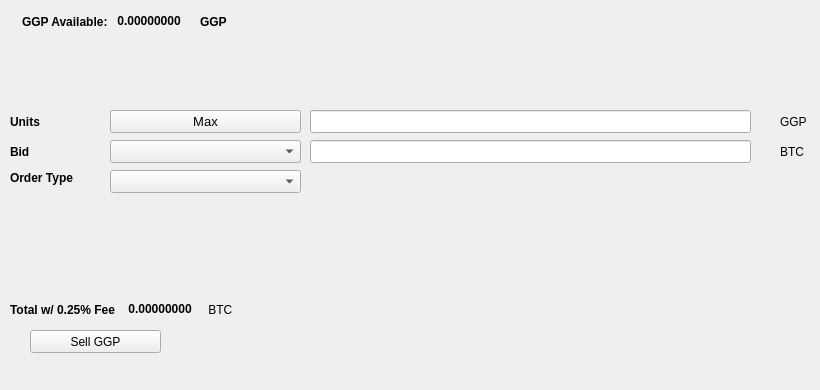
   <widget class="QWidget" name="SellTab">
    <attribute name="title">
     <string>Sell</string>
    </attribute>
    <widget class="QLabel" name="label_16">
     <property name="geometry">
      <rect>
       <x>780</x>
       <y>140</y>
       <width>31</width>
       <height>23</height>
      </rect>
     </property>
     <property name="text">
      <string>BTC</string>
     </property>
    </widget>
    <widget class="QComboBox" name="SellBidcomboBox">
     <property name="geometry">
      <rect>
       <x>110</x>
       <y>140</y>
       <width>191</width>
       <height>23</height>
      </rect>
     </property>
     <property name="font">
      <font>
       <pointsize>10</pointsize>
      </font>
     </property>
    </widget>
    <widget class="QLabel" name="label_18">
     <property name="geometry">
      <rect>
       <x>10</x>
       <y>110</y>
       <width>46</width>
       <height>23</height>
      </rect>
     </property>
     <property name="font">
      <font>
       <weight>75</weight>
       <bold>true</bold>
      </font>
     </property>
     <property name="text">
      <string>Units</string>
     </property>
    </widget>
    <widget class="QPushButton" name="Sell_Max_Amount">
     <property name="geometry">
      <rect>
       <x>110</x>
       <y>110</y>
       <width>191</width>
       <height>23</height>
      </rect>
     </property>
     <property name="font">
      <font>
       <pointsize>10</pointsize>
      </font>
     </property>
     <property name="text">
      <string>Max</string>
     </property>
    </widget>
    <widget class="QLabel" name="label_20">
     <property name="geometry">
      <rect>
       <x>10</x>
       <y>170</y>
       <width>91</width>
       <height>16</height>
      </rect>
     </property>
     <property name="font">
      <font>
       <weight>75</weight>
       <bold>true</bold>
      </font>
     </property>
     <property name="text">
      <string>Order Type</string>
     </property>
    </widget>
    <widget class="QComboBox" name="SellOrdertypeCombo">
     <property name="geometry">
      <rect>
       <x>110</x>
       <y>170</y>
       <width>191</width>
       <height>23</height>
      </rect>
     </property>
     <property name="font">
      <font>
       <pointsize>10</pointsize>
      </font>
     </property>
    </widget>
    <widget class="QLabel" name="label_21">
     <property name="geometry">
      <rect>
       <x>10</x>
       <y>140</y>
       <width>46</width>
       <height>23</height>
      </rect>
     </property>
     <property name="font">
      <font>
       <weight>75</weight>
       <bold>true</bold>
      </font>
     </property>
     <property name="text">
      <string>Bid</string>
     </property>
    </widget>
    <widget class="QLabel" name="label_22">
     <property name="geometry">
      <rect>
       <x>780</x>
       <y>110</y>
       <width>31</width>
       <height>23</height>
      </rect>
     </property>
     <property name="text">
      <string>GGP</string>
     </property>
    </widget>
    <widget class="QLineEdit" name="UnitsInputGGP">
     <property name="geometry">
      <rect>
       <x>310</x>
       <y>110</y>
       <width>441</width>
       <height>23</height>
      </rect>
     </property>
     <property name="font">
      <font>
       <pointsize>9</pointsize>
       <weight>75</weight>
       <bold>true</bold>
      </font>
     </property>
    </widget>
    <widget class="QLineEdit" name="SellBidPriceEdit">
     <property name="geometry">
      <rect>
       <x>310</x>
       <y>140</y>
       <width>441</width>
       <height>23</height>
      </rect>
     </property>
     <property name="font">
      <font>
       <pointsize>9</pointsize>
       <weight>75</weight>
       <bold>true</bold>
      </font>
     </property>
    </widget>
    <widget class="QPushButton" name="SellGGPBTN">
     <property name="geometry">
      <rect>
       <x>30</x>
       <y>330</y>
       <width>131</width>
       <height>23</height>
      </rect>
     </property>
     <property name="text">
      <string>Sell GGP</string>
     </property>
     <property name="icon">
      <iconset resource="../ggp">
       <normaloff>:/icons/bitcoin</normaloff>:/icons/bitcoin</iconset>
     </property>
    </widget>
    <widget class="QWidget" name="layoutWidget3">
     <property name="geometry">
      <rect>
       <x>22</x>
       <y>12</y>
       <width>258</width>
       <height>19</height>
      </rect>
     </property>
     <layout class="QHBoxLayout" name="horizontalLayout">
      <item>
       <widget class="QLabel" name="label232_2">
        <property name="font">
         <font>
          <weight>75</weight>
          <bold>true</bold>
         </font>
        </property>
        <property name="text">
         <string>GGP Available:</string>
        </property>
       </widget>
      </item>
      <item>
       <widget class="QLabel" name="GGPAvailableLabel">
        <property name="palette">
         <palette>
          <active>
           <colorrole role="WindowText">
            <brush brushstyle="SolidPattern">
             <color alpha="255">
              <red>0</red>
              <green>0</green>
              <blue>0</blue>
             </color>
            </brush>
           </colorrole>
           <colorrole role="Button">
            <brush brushstyle="SolidPattern">
             <color alpha="255">
              <red>0</red>
              <green>170</green>
              <blue>0</blue>
             </color>
            </brush>
           </colorrole>
           <colorrole role="Light">
            <brush brushstyle="SolidPattern">
             <color alpha="255">
              <red>0</red>
              <green>255</green>
              <blue>0</blue>
             </color>
            </brush>
           </colorrole>
           <colorrole role="Midlight">
            <brush brushstyle="SolidPattern">
             <color alpha="255">
              <red>0</red>
              <green>212</green>
              <blue>0</blue>
             </color>
            </brush>
           </colorrole>
           <colorrole role="Dark">
            <brush brushstyle="SolidPattern">
             <color alpha="255">
              <red>0</red>
              <green>85</green>
              <blue>0</blue>
             </color>
            </brush>
           </colorrole>
           <colorrole role="Mid">
            <brush brushstyle="SolidPattern">
             <color alpha="255">
              <red>0</red>
              <green>113</green>
              <blue>0</blue>
             </color>
            </brush>
           </colorrole>
           <colorrole role="Text">
            <brush brushstyle="SolidPattern">
             <color alpha="255">
              <red>0</red>
              <green>170</green>
              <blue>0</blue>
             </color>
            </brush>
           </colorrole>
           <colorrole role="BrightText">
            <brush brushstyle="SolidPattern">
             <color alpha="255">
              <red>255</red>
              <green>255</green>
              <blue>255</blue>
             </color>
            </brush>
           </colorrole>
           <colorrole role="ButtonText">
            <brush brushstyle="SolidPattern">
             <color alpha="255">
              <red>0</red>
              <green>0</green>
              <blue>0</blue>
             </color>
            </brush>
           </colorrole>
           <colorrole role="Base">
            <brush brushstyle="SolidPattern">
             <color alpha="255">
              <red>255</red>
              <green>255</green>
              <blue>255</blue>
             </color>
            </brush>
           </colorrole>
           <colorrole role="Window">
            <brush brushstyle="SolidPattern">
             <color alpha="255">
              <red>0</red>
              <green>170</green>
              <blue>0</blue>
             </color>
            </brush>
           </colorrole>
           <colorrole role="Shadow">
            <brush brushstyle="SolidPattern">
             <color alpha="255">
              <red>0</red>
              <green>0</green>
              <blue>0</blue>
             </color>
            </brush>
           </colorrole>
           <colorrole role="AlternateBase">
            <brush brushstyle="SolidPattern">
             <color alpha="255">
              <red>127</red>
              <green>212</green>
              <blue>127</blue>
             </color>
            </brush>
           </colorrole>
           <colorrole role="ToolTipBase">
            <brush brushstyle="SolidPattern">
             <color alpha="255">
              <red>255</red>
              <green>255</green>
              <blue>220</blue>
             </color>
            </brush>
           </colorrole>
           <colorrole role="ToolTipText">
            <brush brushstyle="SolidPattern">
             <color alpha="255">
              <red>0</red>
              <green>0</green>
              <blue>0</blue>
             </color>
            </brush>
           </colorrole>
          </active>
          <inactive>
           <colorrole role="WindowText">
            <brush brushstyle="SolidPattern">
             <color alpha="255">
              <red>0</red>
              <green>0</green>
              <blue>0</blue>
             </color>
            </brush>
           </colorrole>
           <colorrole role="Button">
            <brush brushstyle="SolidPattern">
             <color alpha="255">
              <red>0</red>
              <green>170</green>
              <blue>0</blue>
             </color>
            </brush>
           </colorrole>
           <colorrole role="Light">
            <brush brushstyle="SolidPattern">
             <color alpha="255">
              <red>0</red>
              <green>255</green>
              <blue>0</blue>
             </color>
            </brush>
           </colorrole>
           <colorrole role="Midlight">
            <brush brushstyle="SolidPattern">
             <color alpha="255">
              <red>0</red>
              <green>212</green>
              <blue>0</blue>
             </color>
            </brush>
           </colorrole>
           <colorrole role="Dark">
            <brush brushstyle="SolidPattern">
             <color alpha="255">
              <red>0</red>
              <green>85</green>
              <blue>0</blue>
             </color>
            </brush>
           </colorrole>
           <colorrole role="Mid">
            <brush brushstyle="SolidPattern">
             <color alpha="255">
              <red>0</red>
              <green>113</green>
              <blue>0</blue>
             </color>
            </brush>
           </colorrole>
           <colorrole role="Text">
            <brush brushstyle="SolidPattern">
             <color alpha="255">
              <red>0</red>
              <green>170</green>
              <blue>0</blue>
             </color>
            </brush>
           </colorrole>
           <colorrole role="BrightText">
            <brush brushstyle="SolidPattern">
             <color alpha="255">
              <red>255</red>
              <green>255</green>
              <blue>255</blue>
             </color>
            </brush>
           </colorrole>
           <colorrole role="ButtonText">
            <brush brushstyle="SolidPattern">
             <color alpha="255">
              <red>0</red>
              <green>0</green>
              <blue>0</blue>
             </color>
            </brush>
           </colorrole>
           <colorrole role="Base">
            <brush brushstyle="SolidPattern">
             <color alpha="255">
              <red>255</red>
              <green>255</green>
              <blue>255</blue>
             </color>
            </brush>
           </colorrole>
           <colorrole role="Window">
            <brush brushstyle="SolidPattern">
             <color alpha="255">
              <red>0</red>
              <green>170</green>
              <blue>0</blue>
             </color>
            </brush>
           </colorrole>
           <colorrole role="Shadow">
            <brush brushstyle="SolidPattern">
             <color alpha="255">
              <red>0</red>
              <green>0</green>
              <blue>0</blue>
             </color>
            </brush>
           </colorrole>
           <colorrole role="AlternateBase">
            <brush brushstyle="SolidPattern">
             <color alpha="255">
              <red>127</red>
              <green>212</green>
              <blue>127</blue>
             </color>
            </brush>
           </colorrole>
           <colorrole role="ToolTipBase">
            <brush brushstyle="SolidPattern">
             <color alpha="255">
              <red>255</red>
              <green>255</green>
              <blue>220</blue>
             </color>
            </brush>
           </colorrole>
           <colorrole role="ToolTipText">
            <brush brushstyle="SolidPattern">
             <color alpha="255">
              <red>0</red>
              <green>0</green>
              <blue>0</blue>
             </color>
            </brush>
           </colorrole>
          </inactive>
          <disabled>
           <colorrole role="WindowText">
            <brush brushstyle="SolidPattern">
             <color alpha="255">
              <red>0</red>
              <green>85</green>
              <blue>0</blue>
             </color>
            </brush>
           </colorrole>
           <colorrole role="Button">
            <brush brushstyle="SolidPattern">
             <color alpha="255">
              <red>0</red>
              <green>170</green>
              <blue>0</blue>
             </color>
            </brush>
           </colorrole>
           <colorrole role="Light">
            <brush brushstyle="SolidPattern">
             <color alpha="255">
              <red>0</red>
              <green>255</green>
              <blue>0</blue>
             </color>
            </brush>
           </colorrole>
           <colorrole role="Midlight">
            <brush brushstyle="SolidPattern">
             <color alpha="255">
              <red>0</red>
              <green>212</green>
              <blue>0</blue>
             </color>
            </brush>
           </colorrole>
           <colorrole role="Dark">
            <brush brushstyle="SolidPattern">
             <color alpha="255">
              <red>0</red>
              <green>85</green>
              <blue>0</blue>
             </color>
            </brush>
           </colorrole>
           <colorrole role="Mid">
            <brush brushstyle="SolidPattern">
             <color alpha="255">
              <red>0</red>
              <green>113</green>
              <blue>0</blue>
             </color>
            </brush>
           </colorrole>
           <colorrole role="Text">
            <brush brushstyle="SolidPattern">
             <color alpha="255">
              <red>0</red>
              <green>85</green>
              <blue>0</blue>
             </color>
            </brush>
           </colorrole>
           <colorrole role="BrightText">
            <brush brushstyle="SolidPattern">
             <color alpha="255">
              <red>255</red>
              <green>255</green>
              <blue>255</blue>
             </color>
            </brush>
           </colorrole>
           <colorrole role="ButtonText">
            <brush brushstyle="SolidPattern">
             <color alpha="255">
              <red>0</red>
              <green>85</green>
              <blue>0</blue>
             </color>
            </brush>
           </colorrole>
           <colorrole role="Base">
            <brush brushstyle="SolidPattern">
             <color alpha="255">
              <red>0</red>
              <green>170</green>
              <blue>0</blue>
             </color>
            </brush>
           </colorrole>
           <colorrole role="Window">
            <brush brushstyle="SolidPattern">
             <color alpha="255">
              <red>0</red>
              <green>170</green>
              <blue>0</blue>
             </color>
            </brush>
           </colorrole>
           <colorrole role="Shadow">
            <brush brushstyle="SolidPattern">
             <color alpha="255">
              <red>0</red>
              <green>0</green>
              <blue>0</blue>
             </color>
            </brush>
           </colorrole>
           <colorrole role="AlternateBase">
            <brush brushstyle="SolidPattern">
             <color alpha="255">
              <red>0</red>
              <green>170</green>
              <blue>0</blue>
             </color>
            </brush>
           </colorrole>
           <colorrole role="ToolTipBase">
            <brush brushstyle="SolidPattern">
             <color alpha="255">
              <red>255</red>
              <green>255</green>
              <blue>220</blue>
             </color>
            </brush>
           </colorrole>
           <colorrole role="ToolTipText">
            <brush brushstyle="SolidPattern">
             <color alpha="255">
              <red>0</red>
              <green>0</green>
              <blue>0</blue>
             </color>
            </brush>
           </colorrole>
          </disabled>
         </palette>
        </property>
        <property name="font">
         <font>
          <weight>75</weight>
          <bold>true</bold>
         </font>
        </property>
        <property name="text">
         <string> 0.00000000 </string>
        </property>
        <property name="textInteractionFlags">
         <set>Qt::LinksAccessibleByMouse|Qt::TextSelectableByKeyboard|Qt::TextSelectableByMouse</set>
        </property>
       </widget>
      </item>
      <item>
       <widget class="QLabel" name="labelGGP">
        <property name="font">
         <font>
          <weight>75</weight>
          <bold>true</bold>
         </font>
        </property>
        <property name="text">
         <string>GGP</string>
        </property>
       </widget>
      </item>
     </layout>
    </widget>
    <widget class="QWidget" name="layoutWidget">
     <property name="geometry">
      <rect>
       <x>10</x>
       <y>300</y>
       <width>268</width>
       <height>19</height>
      </rect>
     </property>
     <layout class="QHBoxLayout" name="horizontalLayout_2">
      <item>
       <widget class="QLabel" name="label_19">
        <property name="font">
         <font>
          <weight>75</weight>
          <bold>true</bold>
         </font>
        </property>
        <property name="text">
         <string>Total w/ 0.25% Fee </string>
        </property>
       </widget>
      </item>
      <item>
       <widget class="QLabel" name="SellCostLabel">
        <property name="palette">
         <palette>
          <active>
           <colorrole role="WindowText">
            <brush brushstyle="SolidPattern">
             <color alpha="255">
              <red>0</red>
              <green>0</green>
              <blue>0</blue>
             </color>
            </brush>
           </colorrole>
           <colorrole role="Button">
            <brush brushstyle="SolidPattern">
             <color alpha="255">
              <red>0</red>
              <green>170</green>
              <blue>0</blue>
             </color>
            </brush>
           </colorrole>
           <colorrole role="Light">
            <brush brushstyle="SolidPattern">
             <color alpha="255">
              <red>0</red>
              <green>255</green>
              <blue>0</blue>
             </color>
            </brush>
           </colorrole>
           <colorrole role="Midlight">
            <brush brushstyle="SolidPattern">
             <color alpha="255">
              <red>0</red>
              <green>212</green>
              <blue>0</blue>
             </color>
            </brush>
           </colorrole>
           <colorrole role="Dark">
            <brush brushstyle="SolidPattern">
             <color alpha="255">
              <red>0</red>
              <green>85</green>
              <blue>0</blue>
             </color>
            </brush>
           </colorrole>
           <colorrole role="Mid">
            <brush brushstyle="SolidPattern">
             <color alpha="255">
              <red>0</red>
              <green>113</green>
              <blue>0</blue>
             </color>
            </brush>
           </colorrole>
           <colorrole role="Text">
            <brush brushstyle="SolidPattern">
             <color alpha="255">
              <red>0</red>
              <green>170</green>
              <blue>0</blue>
             </color>
            </brush>
           </colorrole>
           <colorrole role="BrightText">
            <brush brushstyle="SolidPattern">
             <color alpha="255">
              <red>255</red>
              <green>255</green>
              <blue>255</blue>
             </color>
            </brush>
           </colorrole>
           <colorrole role="ButtonText">
            <brush brushstyle="SolidPattern">
             <color alpha="255">
              <red>0</red>
              <green>0</green>
              <blue>0</blue>
             </color>
            </brush>
           </colorrole>
           <colorrole role="Base">
            <brush brushstyle="SolidPattern">
             <color alpha="255">
              <red>255</red>
              <green>255</green>
              <blue>255</blue>
             </color>
            </brush>
           </colorrole>
           <colorrole role="Window">
            <brush brushstyle="SolidPattern">
             <color alpha="255">
              <red>0</red>
              <green>170</green>
              <blue>0</blue>
             </color>
            </brush>
           </colorrole>
           <colorrole role="Shadow">
            <brush brushstyle="SolidPattern">
             <color alpha="255">
              <red>0</red>
              <green>0</green>
              <blue>0</blue>
             </color>
            </brush>
           </colorrole>
           <colorrole role="AlternateBase">
            <brush brushstyle="SolidPattern">
             <color alpha="255">
              <red>127</red>
              <green>212</green>
              <blue>127</blue>
             </color>
            </brush>
           </colorrole>
           <colorrole role="ToolTipBase">
            <brush brushstyle="SolidPattern">
             <color alpha="255">
              <red>255</red>
              <green>255</green>
              <blue>220</blue>
             </color>
            </brush>
           </colorrole>
           <colorrole role="ToolTipText">
            <brush brushstyle="SolidPattern">
             <color alpha="255">
              <red>0</red>
              <green>0</green>
              <blue>0</blue>
             </color>
            </brush>
           </colorrole>
          </active>
          <inactive>
           <colorrole role="WindowText">
            <brush brushstyle="SolidPattern">
             <color alpha="255">
              <red>0</red>
              <green>0</green>
              <blue>0</blue>
             </color>
            </brush>
           </colorrole>
           <colorrole role="Button">
            <brush brushstyle="SolidPattern">
             <color alpha="255">
              <red>0</red>
              <green>170</green>
              <blue>0</blue>
             </color>
            </brush>
           </colorrole>
           <colorrole role="Light">
            <brush brushstyle="SolidPattern">
             <color alpha="255">
              <red>0</red>
              <green>255</green>
              <blue>0</blue>
             </color>
            </brush>
           </colorrole>
           <colorrole role="Midlight">
            <brush brushstyle="SolidPattern">
             <color alpha="255">
              <red>0</red>
              <green>212</green>
              <blue>0</blue>
             </color>
            </brush>
           </colorrole>
           <colorrole role="Dark">
            <brush brushstyle="SolidPattern">
             <color alpha="255">
              <red>0</red>
              <green>85</green>
              <blue>0</blue>
             </color>
            </brush>
           </colorrole>
           <colorrole role="Mid">
            <brush brushstyle="SolidPattern">
             <color alpha="255">
              <red>0</red>
              <green>113</green>
              <blue>0</blue>
             </color>
            </brush>
           </colorrole>
           <colorrole role="Text">
            <brush brushstyle="SolidPattern">
             <color alpha="255">
              <red>0</red>
              <green>170</green>
              <blue>0</blue>
             </color>
            </brush>
           </colorrole>
           <colorrole role="BrightText">
            <brush brushstyle="SolidPattern">
             <color alpha="255">
              <red>255</red>
              <green>255</green>
              <blue>255</blue>
             </color>
            </brush>
           </colorrole>
           <colorrole role="ButtonText">
            <brush brushstyle="SolidPattern">
             <color alpha="255">
              <red>0</red>
              <green>0</green>
              <blue>0</blue>
             </color>
            </brush>
           </colorrole>
           <colorrole role="Base">
            <brush brushstyle="SolidPattern">
             <color alpha="255">
              <red>255</red>
              <green>255</green>
              <blue>255</blue>
             </color>
            </brush>
           </colorrole>
           <colorrole role="Window">
            <brush brushstyle="SolidPattern">
             <color alpha="255">
              <red>0</red>
              <green>170</green>
              <blue>0</blue>
             </color>
            </brush>
           </colorrole>
           <colorrole role="Shadow">
            <brush brushstyle="SolidPattern">
             <color alpha="255">
              <red>0</red>
              <green>0</green>
              <blue>0</blue>
             </color>
            </brush>
           </colorrole>
           <colorrole role="AlternateBase">
            <brush brushstyle="SolidPattern">
             <color alpha="255">
              <red>127</red>
              <green>212</green>
              <blue>127</blue>
             </color>
            </brush>
           </colorrole>
           <colorrole role="ToolTipBase">
            <brush brushstyle="SolidPattern">
             <color alpha="255">
              <red>255</red>
              <green>255</green>
              <blue>220</blue>
             </color>
            </brush>
           </colorrole>
           <colorrole role="ToolTipText">
            <brush brushstyle="SolidPattern">
             <color alpha="255">
              <red>0</red>
              <green>0</green>
              <blue>0</blue>
             </color>
            </brush>
           </colorrole>
          </inactive>
          <disabled>
           <colorrole role="WindowText">
            <brush brushstyle="SolidPattern">
             <color alpha="255">
              <red>0</red>
              <green>85</green>
              <blue>0</blue>
             </color>
            </brush>
           </colorrole>
           <colorrole role="Button">
            <brush brushstyle="SolidPattern">
             <color alpha="255">
              <red>0</red>
              <green>170</green>
              <blue>0</blue>
             </color>
            </brush>
           </colorrole>
           <colorrole role="Light">
            <brush brushstyle="SolidPattern">
             <color alpha="255">
              <red>0</red>
              <green>255</green>
              <blue>0</blue>
             </color>
            </brush>
           </colorrole>
           <colorrole role="Midlight">
            <brush brushstyle="SolidPattern">
             <color alpha="255">
              <red>0</red>
              <green>212</green>
              <blue>0</blue>
             </color>
            </brush>
           </colorrole>
           <colorrole role="Dark">
            <brush brushstyle="SolidPattern">
             <color alpha="255">
              <red>0</red>
              <green>85</green>
              <blue>0</blue>
             </color>
            </brush>
           </colorrole>
           <colorrole role="Mid">
            <brush brushstyle="SolidPattern">
             <color alpha="255">
              <red>0</red>
              <green>113</green>
              <blue>0</blue>
             </color>
            </brush>
           </colorrole>
           <colorrole role="Text">
            <brush brushstyle="SolidPattern">
             <color alpha="255">
              <red>0</red>
              <green>85</green>
              <blue>0</blue>
             </color>
            </brush>
           </colorrole>
           <colorrole role="BrightText">
            <brush brushstyle="SolidPattern">
             <color alpha="255">
              <red>255</red>
              <green>255</green>
              <blue>255</blue>
             </color>
            </brush>
           </colorrole>
           <colorrole role="ButtonText">
            <brush brushstyle="SolidPattern">
             <color alpha="255">
              <red>0</red>
              <green>85</green>
              <blue>0</blue>
             </color>
            </brush>
           </colorrole>
           <colorrole role="Base">
            <brush brushstyle="SolidPattern">
             <color alpha="255">
              <red>0</red>
              <green>170</green>
              <blue>0</blue>
             </color>
            </brush>
           </colorrole>
           <colorrole role="Window">
            <brush brushstyle="SolidPattern">
             <color alpha="255">
              <red>0</red>
              <green>170</green>
              <blue>0</blue>
             </color>
            </brush>
           </colorrole>
           <colorrole role="Shadow">
            <brush brushstyle="SolidPattern">
             <color alpha="255">
              <red>0</red>
              <green>0</green>
              <blue>0</blue>
             </color>
            </brush>
           </colorrole>
           <colorrole role="AlternateBase">
            <brush brushstyle="SolidPattern">
             <color alpha="255">
              <red>0</red>
              <green>170</green>
              <blue>0</blue>
             </color>
            </brush>
           </colorrole>
           <colorrole role="ToolTipBase">
            <brush brushstyle="SolidPattern">
             <color alpha="255">
              <red>255</red>
              <green>255</green>
              <blue>220</blue>
             </color>
            </brush>
           </colorrole>
           <colorrole role="ToolTipText">
            <brush brushstyle="SolidPattern">
             <color alpha="255">
              <red>0</red>
              <green>0</green>
              <blue>0</blue>
             </color>
            </brush>
           </colorrole>
          </disabled>
         </palette>
        </property>
        <property name="font">
         <font>
          <weight>75</weight>
          <bold>true</bold>
         </font>
        </property>
        <property name="autoFillBackground">
         <bool>false</bool>
        </property>
        <property name="text">
         <string> 0.00000000</string>
        </property>
        <property name="textInteractionFlags">
         <set>Qt::LinksAccessibleByMouse|Qt::TextSelectableByMouse</set>
        </property>
       </widget>
      </item>
      <item>
       <widget class="QLabel" name="label_17">
        <property name="font">
         <font>
          <weight>50</weight>
          <bold>false</bold>
         </font>
        </property>
        <property name="text">
         <string> BTC</string>
        </property>
       </widget>
      </item>
     </layout>
    </widget>
    <widget class="QLabel" name="label_23">
     <property name="geometry">
      <rect>
       <x>460</x>
       <y>300</y>
       <width>281</width>
       <height>81</height>
      </rect>
     </property>
     <property name="text">
      <string/>
     </property>
     <property name="pixmap">
      <pixmap>:/images/bittrex</pixmap>
     </property>
    </widget>
   </widget>
